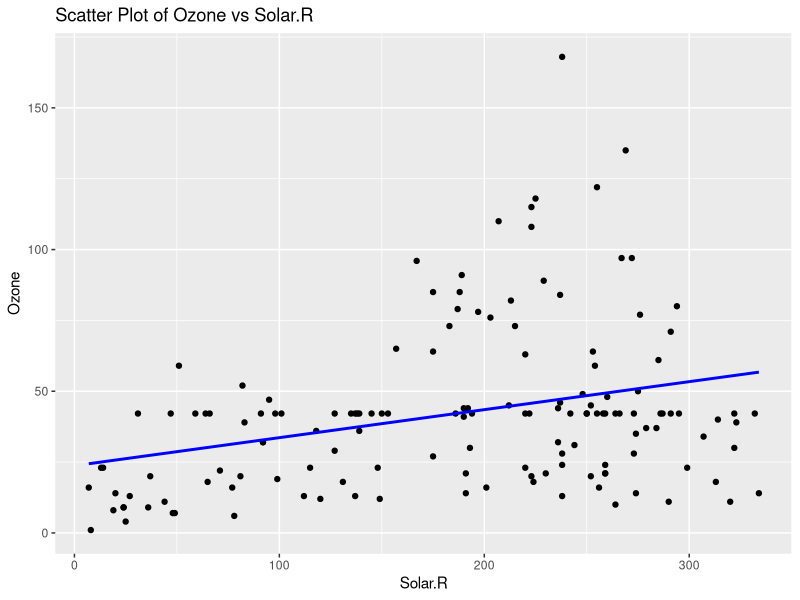

Here is the R script that generated this plot:
# Identify columns with missing values
missing_columns <- colnames(airquality)[apply(is.na(airquality), 2, any)]

# Iterate through the columns with missing values
for (col in missing_columns) {
  # Calculate the percentage of missing values
  missing_percentage <- mean(is.na(airquality[, col])) * 100
  
  if (missing_percentage < 10) {
    # Drop rows with missing values if less than 10%
    airquality <- airquality[!is.na(airquality[, col]), ]
  } else {
    # Replace missing values with the mean of that feature
    airquality[is.na(airquality[, col]), col] <- mean(airquality[!is.na(airquality[, col]), col])
  }
}

# Apply linear regression
model <- lm(Ozone ~ Solar.R, data = airquality)

# Load the ggplot2 library
library(ggplot2)

# Create a scatter plot with a regression line
ggplot(airquality, aes(x = Solar.R, y = Ozone)) +
  geom_point() +
  geom_smooth(method = "lm", se = FALSE, color = "blue") +
  labs(title = "Scatter Plot of Ozone vs Solar.R", x = "Solar.R", y = "Ozone")
